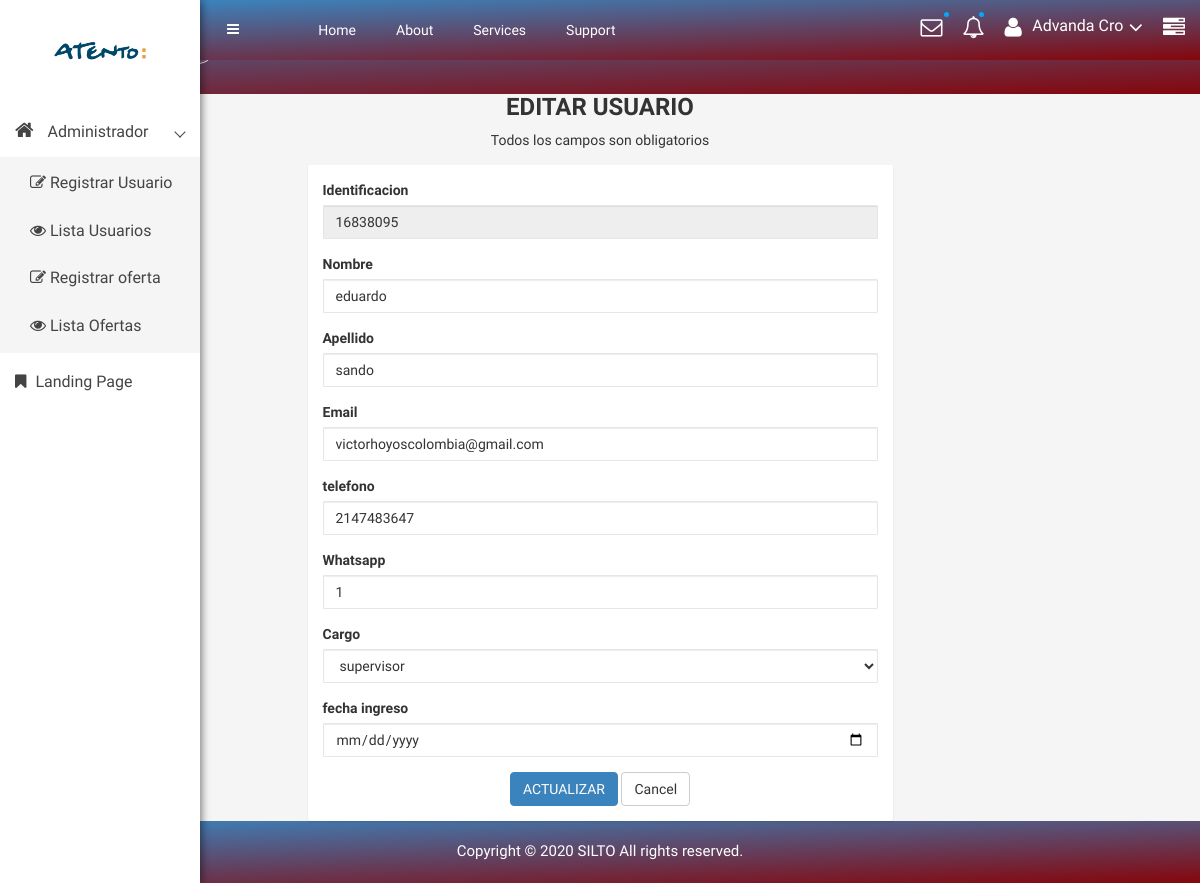
The page /views/admin/editarUsuario.php?id_user=16838095 (signed in) on the database as committed earlier.
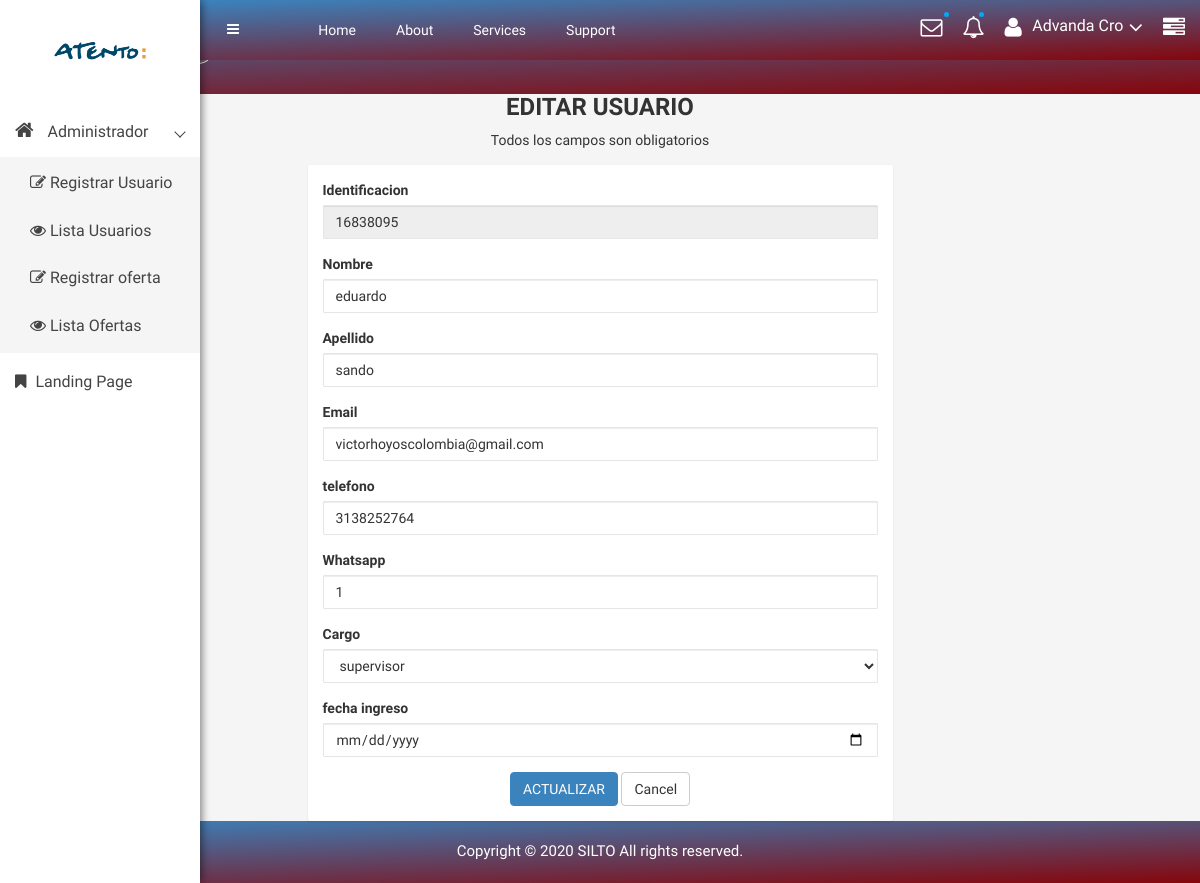
The same page on the database as committed later.
### tables this page shows
CREATE TABLE `usuario` (
  `identificacion` bigint(20) NOT NULL COMMENT 'Identificacion de user',
  `nombre` text NOT NULL COMMENT 'Nombre de user',
  `apellido` text NOT NULL COMMENT 'Apellido  de user',
  `email` varchar(50) NOT NULL COMMENT 'Email de user',
  `telefono` varchar(20) NOT NULL COMMENT 'Numero de celular',
  `whatsapp` tinyint(1) NOT NULL COMMENT 'Whatsapp',
  `cargo` text NOT NULL COMMENT 'Rol de user',
  `estado` text NOT NULL COMMENT 'Estado del User',
  `fecha_ingreso` datetime NOT NULL DEFAULT current_timestamp() COMMENT 'Fecha de ingreso user',
  `foto` varchar(300) NOT NULL,
  `pass` varchar(255) NOT NULL COMMENT 'password'
);

### model/consulta.php (called while the page is built, shortened)
<?php
class Consulta{
    public function cargarUsuario($doc){
        $farray = null;
        $modelo = new Conexion();
        $conexion = $modelo->get_conexion();
        $sql = "SELECT * FROM usuario WHERE identificacion = :identificacion ";
        $select = $conexion->prepare($sql);
        $select->bindParam(":identificacion", $doc);
        $select->execute();
        while($result = $select->fetch()){
            $farray[] = $result;
        }
        return $farray;
    }
    public function verPerfil($email){
        $modelo = new Conexion();
        $conexion = $modelo->get_conexion();
        $sql = "SELECT * FROM usuario WHERE email = :email";
        $result=$conexion->prepare($sql);
        $result->bindParam(':email', $email);
        $result->execute();
        while($farray = $result->fetch()){
            $resultado[]=$farray;
        }
        return $resultado;
    }
}
?>

### controller/admin/verPerfil.php (called while the page is built, shortened)
<?php
function perfil(){
    $email = $_SESSION['email'];
    $consulta = new Consulta();
    $result = $consulta->verPerfil($email);
}
?>

### controller/admin/cargarUsuario.php (the view, shortened to what this page needs)
<?php
    function cargarUsuarioEditar(){
        if(isset($_GET['id_user'])){
            $consulta = new Consulta();
            $id_user = $_GET['id_user'];
            $result = $consulta->cargarUsuario($id_user);
            foreach($result as $farray){
                echo '
                <form action="../../controller/admin/modificarUsuario.php" id="loginForm" method="POST">
                <div class="row">
                    <div class="form-group col-lg-12">
                        <label>Identificacion</label>
                        <input type="number" readonly name="identificacion" value="'.$farray['identificacion'].'" class="form-control" required>
                    </div>
                    <div class="form-group col-lg-12">
                        <label>Nombre</label>
                        <input type="text" name="nombre" value="'.$farray['nombre'].'" class="form-control" required>
                    </div>
                    <div class="form-group col-lg-12">
                        <label>Apellido</label>
                        <input type="text" name="apellido" value="'.$farray['apellido'].'" class="form-control" required>
                    </div>
                    <div class="form-group col-lg-12">
                        <label>Email</label>
                        <input type="email" name="email" value="'.$farray['email'].'" class="form-control" required>
                    </div>
                    <div class="form-group col-lg-12">
                        <label>telefono</label>
                        <input type="number" name="telefono" value="'.$farray['telefono'].'" class="form-control" required>
                    </div>
                    <div class="form-group col-lg-12">
                        <label>Whatsapp</label>
                        <input type="number" name="whatsapp" value="'.$farray['whatsapp'].'" class="form-control" required>
                    </div>
                    <div class="form-group col-lg-12">
                        <label>Cargo</label>
                    <select class="form-control select2" name="cargo" required>
                        <option value="'.$farray['cargo'].'">'.$farray['cargo'].'</option>
                    </select>
                    </div>
                    <div class="form-group col-lg-12">
                        <label>fecha ingreso</label>
                        <input type="date" name="fecha_ingreso" value="'.$farray['fecha_ingreso'].'" class="form-control" required>
                    </div>
                </div>
                <div class="text-center">
                    <button class="btn btn-success loginbtn">ACTUALIZAR</button>
                    <button class="btn btn-default">Cancel</button>
                </div>
                </form>
                ';
            }
        }
    }
?>

Rows that differ between the two databases and show on the page:
changed usuario "eduardo": telefono "2147483647" → "3138252764"
